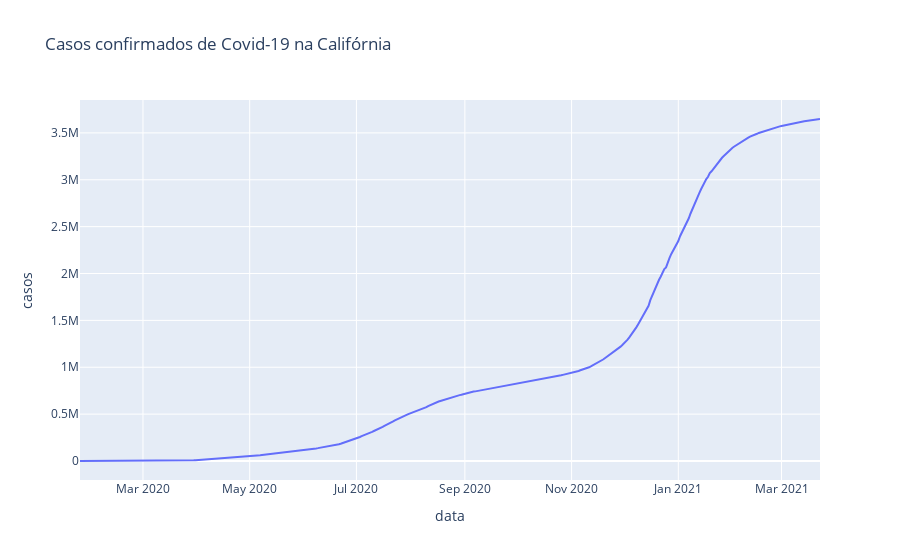

Here is the notebook cell this chart was saved with:
### Code cell
# Vamos visualizar os casos por estado
        # Califórnia
px.line(ca, 'data', 'casos', title='Casos confirmados de Covid-19 na Califórnia')

### Figure 1 — Plotly figure (JSON) as saved in the notebook; plotly's stock layout.template omitted (floating-point values rounded to 4 significant figures; data arrays with more than 128 entries replaced by an {"elided": "..."} marker saying what was removed)
{"data": [{"hovertemplate": "data=%{x}<br>casos=%{y}<extra></extra>", "legendgroup": "", "line": {"color": "#636efa", "dash": "solid"}, "mode": "lines", "name": "", "orientation": "v", "showlegend": false, "type": "scatter", "x": {"elided": "424 str values"}, "xaxis": "x", "y": {"elided": "424 int values"}, "yaxis": "y"}], "layout": {"legend": {"tracegroupgap": 0}, "title": {"text": "Casos confirmados de Covid-19 na Califórnia"}, "xaxis": {"anchor": "y", "domain": [0, 1], "title": {"text": "data"}}, "yaxis": {"anchor": "x", "domain": [0, 1], "title": {"text": "casos"}}}}
